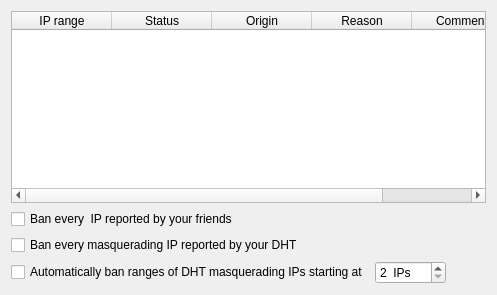
         <widget class="QWidget" name="tabWidgetPage1">
          <attribute name="title">
           <string>IP blacklist</string>
          </attribute>
          <layout class="QVBoxLayout" name="verticalLayout_4">
           <item>
            <widget class="QTableWidget" name="filteredIpsTable">
             <property name="contextMenuPolicy">
              <enum>Qt::CustomContextMenu</enum>
             </property>
             <property name="toolTip">
              <string>&lt;html&gt;&lt;head/&gt;&lt;body&gt;&lt;p&gt;This list gets automatically filled with information gathered at multiple sources: masquerading peers reported by the DHT, IP ranges entered by you, and IP ranges reported by your friends. Default settings should protect you against large scale traffic relaying.&lt;/p&gt;&lt;p&gt;Automatically guessing masquerading IPs can put your friends IPs in the blacklist. In this case, use the context menu to whitelist them.&lt;/p&gt;&lt;/body&gt;&lt;/html&gt;</string>
             </property>
             <property name="alternatingRowColors">
              <bool>true</bool>
             </property>
             <property name="selectionMode">
              <enum>QAbstractItemView::SingleSelection</enum>
             </property>
             <property name="sortingEnabled">
              <bool>false</bool>
             </property>
             <attribute name="horizontalHeaderStretchLastSection">
              <bool>true</bool>
             </attribute>
             <column>
              <property name="text">
               <string>IP range</string>
              </property>
             </column>
             <column>
              <property name="text">
               <string>Status</string>
              </property>
             </column>
             <column>
              <property name="text">
               <string>Origin</string>
              </property>
             </column>
             <column>
              <property name="text">
               <string>Reason</string>
              </property>
             </column>
             <column>
              <property name="text">
               <string>Comment</string>
              </property>
             </column>
            </widget>
           </item>
           <item>
            <widget class="QCheckBox" name="includeFromFriends_CB">
             <property name="toolTip">
              <string>&lt;html&gt;&lt;head/&gt;&lt;body&gt;&lt;p&gt;This is very drastic, be careful. Since masquerading IPs might be actual real IPs, this option might cause disconnection, and will probably force you to add your friends' IPs into the whitelist.&lt;/p&gt;&lt;/body&gt;&lt;/html&gt;</string>
             </property>
             <property name="text">
              <string>Ban every  IP reported by your friends</string>
             </property>
            </widget>
           </item>
           <item>
            <widget class="QCheckBox" name="includeFromDHT_CB">
             <property name="toolTip">
              <string>&lt;html&gt;&lt;head/&gt;&lt;body&gt;&lt;p&gt;Another drastic option. If you use it, be prepared to add your friends' IPs into the whitelist when needed.&lt;/p&gt;&lt;/body&gt;&lt;/html&gt;</string>
             </property>
             <property name="text">
              <string>Ban every masquerading IP reported by your DHT</string>
             </property>
            </widget>
           </item>
           <item>
            <layout class="QHBoxLayout" name="horizontalLayout_11">
             <item>
              <widget class="QCheckBox" name="groupIPRanges_CB">
               <property name="toolTip">
                <string>&lt;html&gt;&lt;head/&gt;&lt;body&gt;&lt;p&gt;If used alone, this option protects you quite well from large scale IP masquerading.&lt;/p&gt;&lt;/body&gt;&lt;/html&gt;</string>
               </property>
               <property name="text">
                <string>Automatically ban ranges of DHT masquerading IPs starting at</string>
               </property>
              </widget>
             </item>
             <item>
              <widget class="QSpinBox" name="groupIPRanges_SB">
               <property name="suffix">
                <string>  IPs</string>
               </property>
               <property name="minimum">
                <number>2</number>
               </property>
               <property name="maximum">
                <number>255</number>
               </property>
              </widget>
             </item>
             <item>
              <spacer name="horizontalSpacer_2">
               <property name="orientation">
                <enum>Qt::Horizontal</enum>
               </property>
               <property name="sizeHint" stdset="0">
                <size>
                 <width>40</width>
                 <height>20</height>
                </size>
               </property>
              </spacer>
             </item>
            </layout>
           </item>
          </layout>
         </widget>
